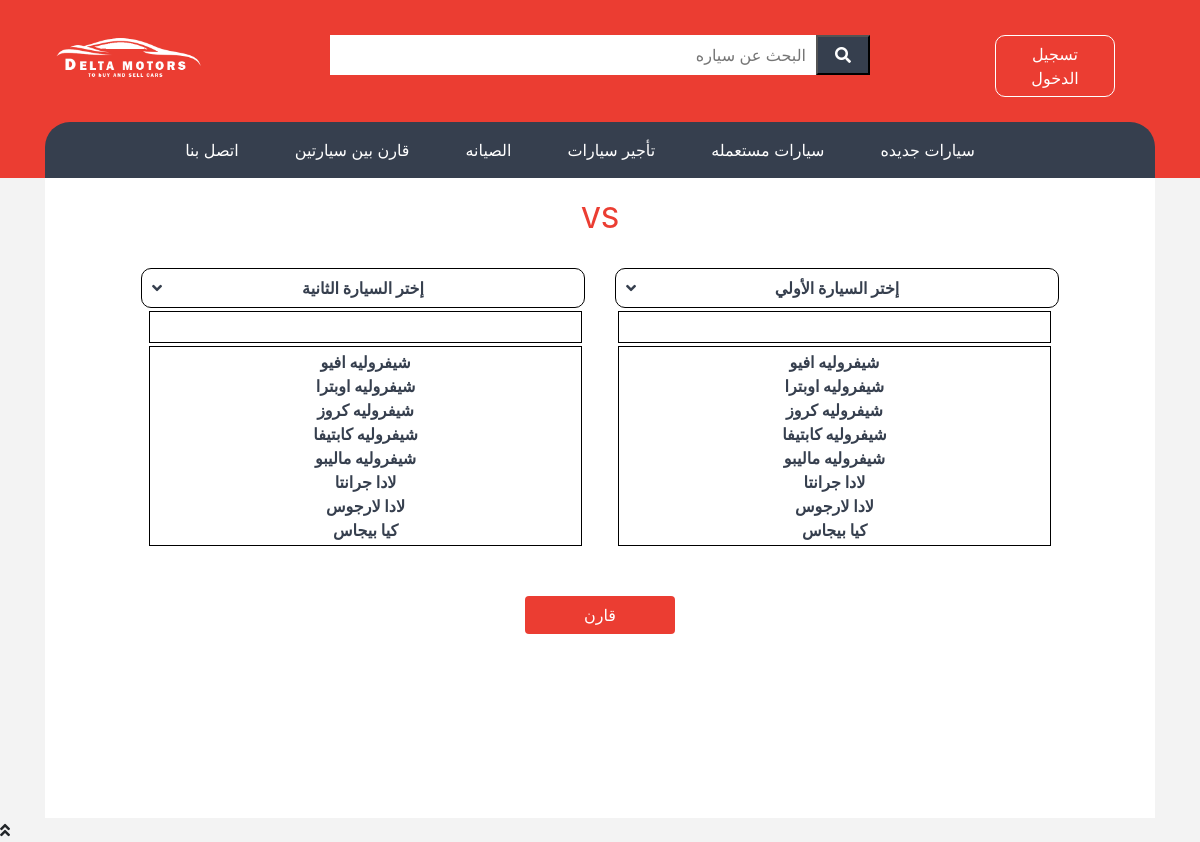
Screenshot of /vsCars.php with the database file from the repository.
### tables this page shows
CREATE TABLE `newcars` (
  `id` int(11) NOT NULL,
  `brand` int(11) NOT NULL,
  `name` varchar(100) NOT NULL,
  `year` int(11) NOT NULL,
  `price` int(11) NOT NULL,
  `minDeposit` int(11) NOT NULL,
  `minInstallment` int(11) NOT NULL,
  `motor` varchar(100) NOT NULL,
  `horsePower` varchar(50) NOT NULL,
  `maxSpeed` varchar(50) NOT NULL,
  `transmission` int(11) NOT NULL,
  `speed` varchar(50) NOT NULL,
  `fuel` tinyint(4) NOT NULL,
  `fuelCon` tinyint(4) NOT NULL,
  `origin` varchar(100) NOT NULL,
  `assembled` varchar(100) NOT NULL,
  `acceleration` varchar(50) NOT NULL,
  `length` varchar(11) NOT NULL,
  `width` varchar(11) NOT NULL,
  `height` varchar(11) NOT NULL,
  `groundClearnce` varchar(11) NOT NULL,
  `wheelBase` varchar(11) NOT NULL,
  `trunkSize` varchar(11) NOT NULL,
  `seats` tinyint(4) NOT NULL,
  `tractionType` int(11) NOT NULL,
  `image` varchar(255) NOT NULL
);

### vsCars.php (the view, shortened to what this page needs)
<?php
    require_once "includes/header.php";
    require_once "includes/body.php";
    require_once "functions/connect.php";
?>
    <div class="container">
        <div dir="rtl" class="conVs bg-white">
            <h3 class="pt-4">VS</h3>
            <form method="post" action="functions/checkVs.php">
                <div class="inputs pt-4">
                    <div class="input1">إختر السيارة الأولي <span><i class="fas fa-angle-down"></i></span> </div>
                    <div class="input2">إختر السيارة الثانية <span><i class="fas fa-angle-down"></i></span></div>
                </div>
                <div class="searchAndLest">
                <div class="inputSearch">
                    <input class="search1" type="search" name="search1">
                    <input class="search2" type="search" name="search2">
                </div>
                <div class="lests">
                    <div class="lest1">
    <?php
        $selectCars = "SELECT * FROM newcars";
        $queryCars = $conn -> query($selectCars);
        foreach($queryCars as $cars){
    ?>
                            <li class="li1"><?= $cars['name'] ?></li>
                            <?php } ?>
                    </div>
                    <div class="lest2">
                        <?php
                    foreach($queryCars as $cars){ ?>
                            <li class="li2"><?= $cars['name'] ?></li>
                            <?php } ?>
                    </div>
                    </div>
                </div>
                <button class="btn btn-vs" >قارن</button>
            </form>
        </div>
    </div>
<?php
    require_once "includes/footer.php";
?>

### css/style.css (style rules this page uses)
body { background-color: #f3f3f3; transition: 0.5s; }
html { scroll-behavior: smooth; }
.conVs { height: 80vh; }
.conVs h3 { display: flex; justify-content: center; color: #eb3d32; }
.conVs .inputs { display: flex; justify-content: center; }
.conVs .inputs div { width: 40%; text-align: center; border: 1px solid black; border-radius: 10px; margin: 0 15px; padding: 7px; font-weight: bolder; color: #363f4e; position: relative; cursor: pointer; }
.conVs .inputs div span { position: absolute ; left: 10px; }
.inputSearch { width: 100%; display: flex; justify-content: center; }
.inputSearch input { width: 39%; text-align: center; border: 1px solid black; margin: 3px 18px 0 18px; padding: 3px; font-weight: bolder; color: #363f4e; }
.lests { display: flex; justify-content: center; list-style: none; }
.lests div { width: 39%; text-align: center; border: 1px solid black; margin: 3px 18px 0 18px; padding: 3px; font-weight: bolder; color: #363f4e; overflow: auto ; max-height: 200px; }
.lests div li { list-style: none; }
.lests li { cursor: pointer; }
.conVs .btn-vs { display: flex; align-items: center; margin: 50px auto 0 auto; background-color: #eb3d32; color: white; justify-content: center; width: 150px; text-align: center; }

### rows the page displays
newcars: name "شيفروليه افيو"
newcars: name "شيفروليه اوبترا"
newcars: name "شيفروليه كروز"
newcars: name "شيفروليه كابتيفا"
newcars: name "شيفروليه ماليبو"
newcars: name "لادا جرانتا"
newcars: name "لادا لارجوس"
newcars: name "كيا بيجاس"
